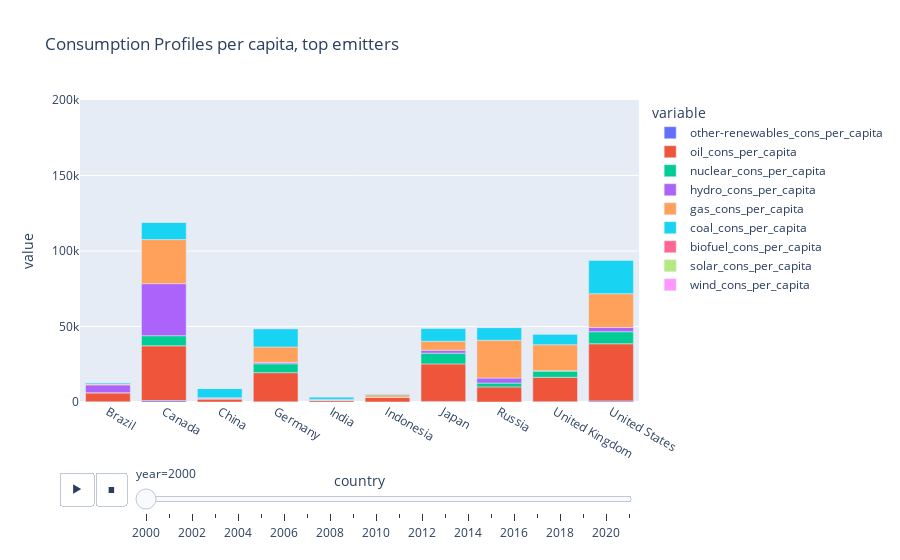

The code cell stored with this chart in its notebook:
### Markdown cell above
### Energy mix for the top 10 emitters country

### Code cell
cons_per_src_features = ['year', 'country'] + [col for col in wec.columns if '_cons_per_capita' in col]

cons_per_src = wec.copy()
cons_per_src = cons_per_src[cons_per_src_features]
cons_per_src = cons_per_src[cons_per_src['year']>=2000]
cons_per_src['year'] = pd.to_datetime(cons_per_src['year'], format='%Y')
cons_per_src['year'] = cons_per_src['year'].dt.year
cons_per_src=cons_per_src[cons_per_src['country'].isin(topghg.country_region)]

fig = px.bar(cons_per_src, 
             x="country", y=['other-renewables_cons_per_capita', 'oil_cons_per_capita', 'nuclear_cons_per_capita', 'hydro_cons_per_capita',
                             'gas_cons_per_capita','coal_cons_per_capita', 'biofuel_cons_per_capita','solar_cons_per_capita', 'wind_cons_per_capita'], 
             title="Consumption Profiles per capita, top emitters",
             animation_frame="year", 
             animation_group="country",                         
             range_y=[0, 200000])
plt.tight_layout()
fig.show()

### Figure 1 — Plotly figure (JSON) as saved in the notebook; plotly's stock layout.template omitted (floating-point values rounded to 4 significant figures)
{"data": [{"alignmentgroup": "True", "hovertemplate": "variable=other-renewables_cons_per_capita<br>year=2000<br>country=%{x}<br>value=%{y}<extra></extra>", "ids": ["Brazil", "Canada", "China", "Germany", "India", "Indonesia", "Japan", "Russia", "United Kingdom", "United States"], "legendgroup": "other-renewables_cons_per_capita", "marker": {"color": "#636efa", "pattern": {"shape": ""}}, "name": "other-renewables_cons_per_capita", "offsetgroup": "other-renewables_cons_per_capita", "orientation": "v", "showlegend": true, "textposition": "auto", "type": "bar", "x": ["Brazil", "Canada", "China", "Germany", "India", "Indonesia", "Japan", "Russia", "United Kingdom", "United States"], "xaxis": "x", "y": [143.5, 930.6, 6.245, 133.3, 5.094, 65.37, 394.0, 1.587, 210.3, 735.8], "yaxis": "y"}, {"alignmentgroup": "True", "hovertemplate": "variable=oil_cons_per_capita<br>year=2000<br>country=%{x}<br>value=%{y}<extra></extra>", "ids": ["Brazil", "Canada", "China", "Germany", "India", "Indonesia", "Japan", "Russia", "United Kingdom", "United States"], "legendgroup": "oil_cons_per_capita", "marker": {"color": "#EF553B", "pattern": {"shape": ""}}, "name": "oil_cons_per_capita", "offsetgroup": "oil_cons_per_capita", "orientation": "v", "showlegend": true, "textposition": "auto", "type": "bar", "x": ["Brazil", "Canada", "China", "Germany", "India", "Indonesia", "Japan", "Russia", "United Kingdom", "United States"], "xaxis": "x", "y": [5924.0, 36260.0, 2035.0, 19290.0, 1213.0, 3012.0, 24850.0, 10010.0, 16160.0, 37820.0], "yaxis": "y"}, {"alignmentgroup": "True", "hovertemplate": "variable=nuclear_cons_per_capita<br>year=2000<br>country=%{x}<br>value=%{y}<extra></extra>", "ids": ["Brazil", "Canada", "China", "Germany", "India", "Indonesia", "Japan", "Russia", "United Kingdom", "United States"], "legendgroup": "nuclear_cons_per_capita", "marker": {"color": "#00cc96", "pattern": {"shape": ""}}, "name": "nuclear_cons_per_capita", "offsetgroup": "nuclear_cons_per_capita", "orientation": "v", "showlegend": true, "textposition": "auto", "type": "bar", "x": ["Brazil", "Canada", "China", "Germany", "India", "Indonesia", "Japan", "Russia", "United Kingdom", "United States"], "xaxis": "x", "y": [98.15, 6706.0, 36.8, 5912.0, 42.35, 0, 7101.0, 2533.0, 4096.0, 7993.0], "yaxis": "y"}, {"alignmentgroup": "True", "hovertemplate": "variable=hydro_cons_per_capita<br>year=2000<br>country=%{x}<br>value=%{y}<extra></extra>", "ids": ["Brazil", "Canada", "China", "Germany", "India", "Indonesia", "Japan", "Russia", "United Kingdom", "United States"], "legendgroup": "hydro_cons_per_capita", "marker": {"color": "#ab63fa", "pattern": {"shape": ""}}, "name": "hydro_cons_per_capita", "offsetgroup": "hydro_cons_per_capita", "orientation": "v", "showlegend": true, "textposition": "auto", "type": "bar", "x": ["Brazil", "Canada", "China", "Germany", "India", "Indonesia", "Japan", "Russia", "United Kingdom", "United States"], "xaxis": "x", "y": [5150.0, 34490.0, 509.6, 904.5, 215.5, 140.0, 1959.0, 3314.0, 255.2, 2863.0], "yaxis": "y"}, {"alignmentgroup": "True", "hovertemplate": "variable=gas_cons_per_capita<br>year=2000<br>country=%{x}<br>value=%{y}<extra></extra>", "ids": ["Brazil", "Canada", "China", "Germany", "India", "Indonesia", "Japan", "Russia", "United Kingdom", "United States"], "legendgroup": "gas_cons_per_capita", "marker": {"color": "#FFA15A", "pattern": {"shape": ""}}, "name": "gas_cons_per_capita", "offsetgroup": "gas_cons_per_capita", "orientation": "v", "showlegend": true, "textposition": "auto", "type": "bar", "x": ["Brazil", "Canada", "China", "Germany", "India", "Indonesia", "Japan", "Russia", "United Kingdom", "United States"], "xaxis": "x", "y": [555.2, 29170.0, 191.4, 10190.0, 240.0, 1560.0, 5933.0, 25010.0, 17200.0, 22310.0], "yaxis": "y"}, {"alignmentgroup": "True", "hovertemplate": "variable=coal_cons_per_capita<br>year=2000<br>country=%{x}<br>value=%{y}<extra></extra>", "ids": ["Brazil", "Canada", "China", "Germany", "India", "Indonesia", "Japan", "Russia", "United Kingdom", "United States"], "legendgroup": "coal_cons_per_capita", "marker": {"color": "#19d3f3", "pattern": {"shape": ""}}, "name": "coal_cons_per_capita", "offsetgroup": "coal_cons_per_capita", "orientation": "v", "showlegend": true, "textposition": "auto", "type": "bar", "x": ["Brazil", "Canada", "China", "Germany", "India", "Indonesia", "Japan", "Russia", "United Kingdom", "United States"], "xaxis": "x", "y": [864.9, 11610.0, 6363.0, 12190.0, 1809.0, 723.7, 8709.0, 8402.0, 7249.0, 22320.0], "yaxis": "y"}, {"alignmentgroup": "True", "hovertemplate": "variable=biofuel_cons_per_capita<br>year=2000<br>country=%{x}<br>value=%{y}<extra></extra>", "ids": ["Brazil", "Canada", "China", "Germany", "India", "Indonesia", "Japan", "Russia", "United Kingdom", "United States"], "legendgroup": "biofuel_cons_per_capita", "marker": {"color": "#FF6692", "pattern": {"shape": ""}}, "name": "biofuel_cons_per_capita", "offsetgroup": "biofuel_cons_per_capita", "orientation": "v", "showlegend": true, "textposition": "auto", "type": "bar", "x": ["Brazil", "Canada", "China", "Germany", "India", "Indonesia", "Japan", "Russia", "United Kingdom", "United States"], "xaxis": "x", "y": [387.3, 50.61, 0, 31.56, 0, 0, 227.7, 360.9, 0, 131.4], "yaxis": "y"}, {"alignmentgroup": "True", "hovertemplate": "variable=solar_cons_per_capita<br>year=2000<br>country=%{x}<br>value=%{y}<extra></extra>", "ids": ["Brazil", "Canada", "China", "Germany", "India", "Indonesia", "Japan", "Russia", "United Kingdom", "United States"], "legendgroup": "solar_cons_per_capita", "marker": {"color": "#B6E880", "pattern": {"shape": ""}}, "name": "solar_cons_per_capita", "offsetgroup": "solar_cons_per_capita", "orientation": "v", "showlegend": true, "textposition": "auto", "type": "bar", "x": ["Brazil", "Canada", "China", "Germany", "India", "Indonesia", "Japan", "Russia", "United Kingdom", "United States"], "xaxis": "x", "y": [0, 1.587, 0.05, 0, 0.02, 0, 7.978, 0, 0.05, 5.443], "yaxis": "y"}, {"alignmentgroup": "True", "hovertemplate": "variable=wind_cons_per_capita<br>year=2000<br>country=%{x}<br>value=%{y}<extra></extra>", "ids": ["Brazil", "Canada", "China", "Germany", "India", "Indonesia", "Japan", "Russia", "United Kingdom", "United States"], "legendgroup": "wind_cons_per_capita", "marker": {"color": "#FF97FF", "pattern": {"shape": ""}}, "name": "wind_cons_per_capita", "offsetgroup": "wind_cons_per_capita", "orientation": "v", "showlegend": true, "textposition": "auto", "type": "bar", "x": ["Brazil", "Canada", "China", "Germany", "India", "Indonesia", "Japan", "Russia", "United Kingdom", "United States"], "xaxis": "x", "y": [0.017, 25.52, 1.352, 345.1, 4.427, 0, 2.527, 0.038, 47.47, 59.3], "yaxis": "y"}], "layout": {"barmode": "relative", "legend": {"title": {"text": "variable"}, "tracegroupgap": 0}, "sliders": [{"active": 0, "currentvalue": {"prefix": "year="}, "len": 0.9, "pad": {"b": 10, "t": 60}, "steps": [{"args": [["2000"], {"frame": {"duration": 0, "redraw": true}, "fromcurrent": true, "mode": "immediate", "transition": {"duration": 0, "easing": "linear"}}], "label": "2000", "method": "animate"}, {"args": [["2001"], {"frame": {"duration": 0, "redraw": true}, "fromcurrent": true, "mode": "immediate", "transition": {"duration": 0, "easing": "linear"}}], "label": "2001", "method": "animate"}, {"args": [["2002"], {"frame": {"duration": 0, "redraw": true}, "fromcurrent": true, "mode": "immediate", "transition": {"duration": 0, "easing": "linear"}}], "label": "2002", "method": "animate"}, {"args": [["2003"], {"frame": {"duration": 0, "redraw": true}, "fromcurrent": true, "mode": "immediate", "transition": {"duration": 0, "easing": "linear"}}], "label": "2003", "method": "animate"}, {"args": [["2004"], {"frame": {"duration": 0, "redraw": true}, "fromcurrent": true, "mode": "immediate", "transition": {"duration": 0, "easing": "linear"}}], "label": "2004", "method": "animate"}, {"args": [["2005"], {"frame": {"duration": 0, "redraw": true}, "fromcurrent": true, "mode": "immediate", "transition": {"duration": 0, "easing": "linear"}}], "label": "2005", "method": "animate"}, {"args": [["2006"], {"frame": {"duration": 0, "redraw": true}, "fromcurrent": true, "mode": "immediate", "transition": {"duration": 0, "easing": "linear"}}], "label": "2006", "method": "animate"}, {"args": [["2007"], {"frame": {"duration": 0, "redraw": true}, "fromcurrent": true, "mode": "immediate", "transition": {"duration": 0, "easing": "linear"}}], "label": "2007", "method": "animate"}, {"args": [["2008"], {"frame": {"duration": 0, "redraw": true}, "fromcurrent": true, "mode": "immediate", "transition": {"duration": 0, "easing": "linear"}}], "label": "2008", "method": "animate"}, {"args": [["2009"], {"frame": {"duration": 0, "redraw": true}, "fromcurrent": true, "mode": "immediate", "transition": {"duration": 0, "easing": "linear"}}], "label": "2009", "method": "animate"}, {"args": [["2010"], {"frame": {"duration": 0, "redraw": true}, "fromcurrent": true, "mode": "immediate", "transition": {"duration": 0, "easing": "linear"}}], "label": "2010", "method": "animate"}, {"args": [["2011"], {"frame": {"duration": 0, "redraw": true}, "fromcurrent": true, "mode": "immediate", "transition": {"duration": 0, "easing": "linear"}}], "label": "2011", "method": "animate"}, {"args": [["2012"], {"frame": {"duration": 0, "redraw": true}, "fromcurrent": true, "mode": "immediate", "transition": {"duration": 0, "easing": "linear"}}], "label": "2012", "method": "animate"}, {"args": [["2013"], {"frame": {"duration": 0, "redraw": true}, "fromcurrent": true, "mode": "immediate", "transition": {"duration": 0, "easing": "linear"}}], "label": "2013", "method": "animate"}, {"args": [["2014"], {"frame": {"duration": 0, "redraw": true}, "fromcurrent": true, "mode": "immediate", "transition": {"duration": 0, "easing": "linear"}}], "label": "2014", "method": "animate"}, {"args": [["2015"], {"frame": {"duration": 0, "redraw": true}, "fromcurrent": true, "mode": "immediate", "transition": {"duration": 0, "easing": "linear"}}], "label": "2015", "method": "animate"}, {"args": [["2016"], {"frame": {"duration": 0, "redraw": true}, "fromcurrent": true, "mode": "immediate", "transition": {"duration": 0, "easing": "linear"}}], "label": "2016", "method": "animate"}, {"args": [["2017"], {"frame": {"duration": 0, "redraw": true}, "fromcurrent": true, "mode": "immediate", "transition": {"duration": 0, "easing": "linear"}}], "label": "2017", "method": "animate"}, {"args": [["2018"], {"frame": {"duration": 0, "redraw": true}, "fromcurrent": true, "mode": "immediate", "transition": {"duration": 0, "easing": "linear"}}], "label": "2018", "method": "animate"}, {"args": [["2019"], {"frame": {"duration": 0, "redraw": true}, "fromcurrent": true, "mode": "immediate", "transition": {"duration": 0, "easing": "linear"}}], "label": "2019", "method": "animate"}, {"args": [["2020"], {"frame": {"duration": 0, "redraw": true}, "fromcurrent": true, "mode": "immediate", "transition": {"duration": 0, "easing": "linear"}}], "label": "2020", "method": "animate"}, {"args": [["2021"], {"frame": {"duration": 0, "redraw": true}, "fromcurrent": true, "mode": "immediate", "transition": {"duration": 0, "easing": "linear"}}], "label": "2021", "method": "animate"}], "x": 0.1, "xanchor": "left", "y": 0, "yanchor": "top"}], "title": {"text": "Consumption Profiles per capita, top emitters"}, "updatemenus": [{"buttons": [{"args": [null, {"frame": {"duration": 500, "redraw": true}, "fromcurrent": true, "mode": "immediate", "transition": {"duration": 500, "easing": "linear"}}], "label": "&#9654;", "method": "animate"}, {"args": [[null], {"frame": {"duration": 0, "redraw": true}, "fromcurrent": true, "mode": "immediate", "transition": {"duration": 0, "easing": "linear"}}], "label": "&#9724;", "method": "animate"}], "direction": "left", "pad": {"r": 10, "t": 70}, "showactive": false, "type": "buttons", "x": 0.1, "xanchor": "right", "y": 0, "yanchor": "top"}], "xaxis": {"anchor": "y", "domain": [0, 1], "title": {"text": "country"}}, "yaxis": {"anchor": "x", "domain": [0, 1], "range": [0, 200000], "title": {"text": "value"}}}}
